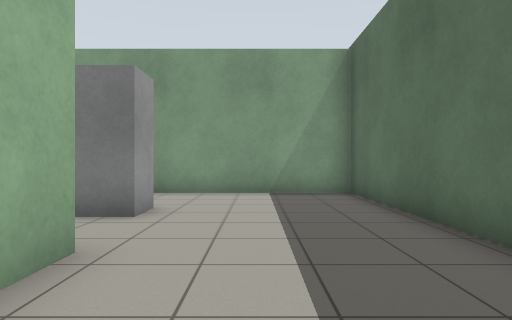
view 1 (above)

17 first-person views from a walk through a robot-simulator world made for Gazebo. The camera is 0.94 m above the floor, looks level and sees 75° across. The floor is counted in squares, 1 m on a side. Each view is taken from the middle of a square. On the plan, view 1 faces up. The plan holds only what a view shows up to about 12 squares ahead; the rest is blank.

view 2
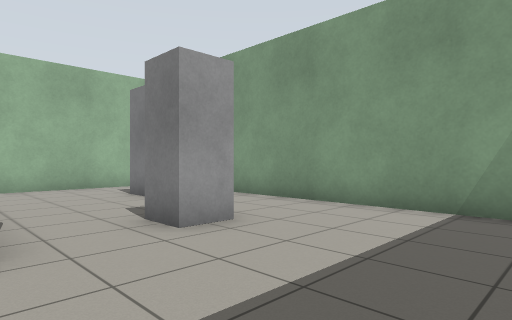

view 3
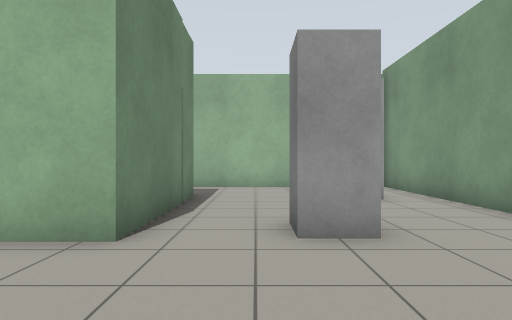

view 4
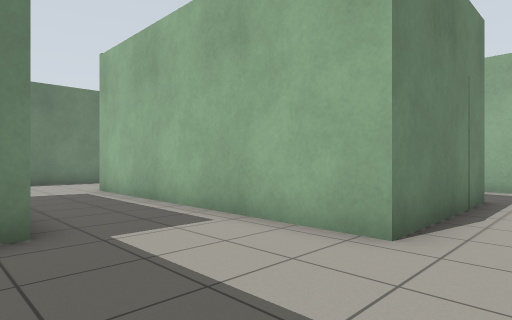

view 5
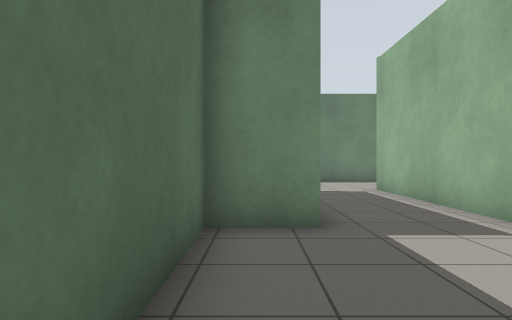

view 6
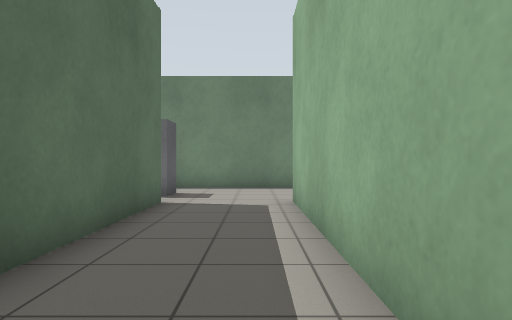

view 7
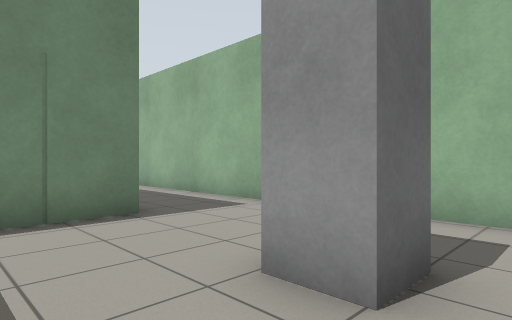

view 8
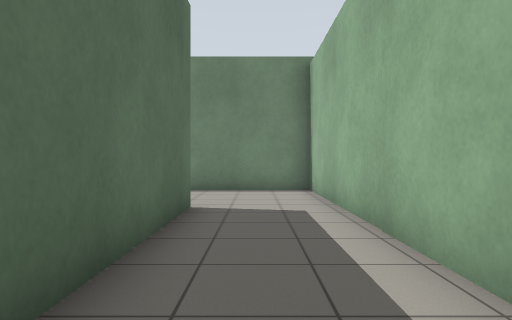

view 9
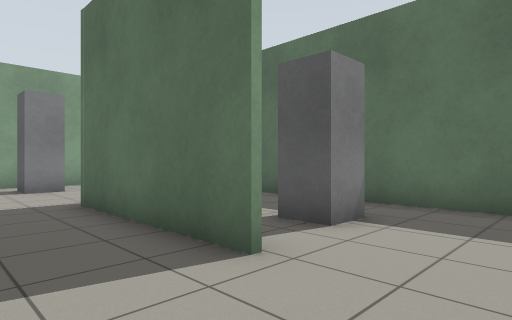

view 10
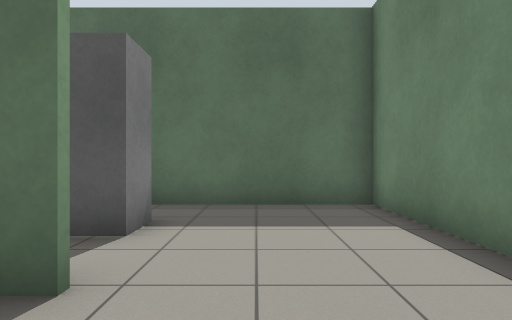

view 11
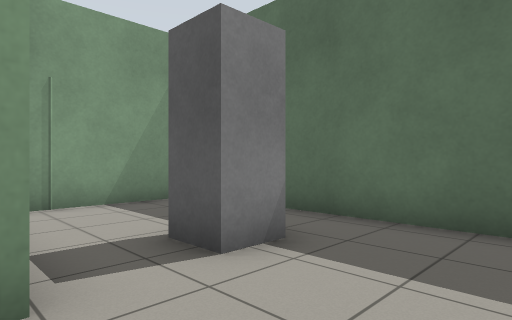

view 12
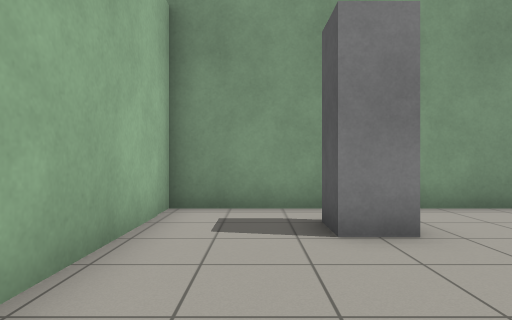

view 13
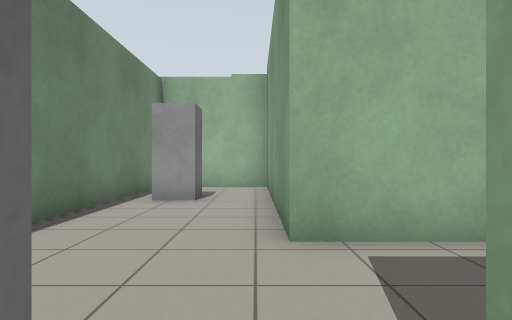

view 14
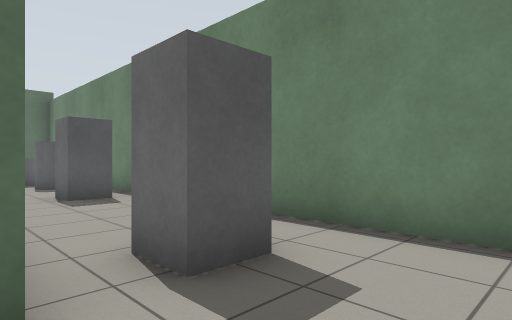

view 15
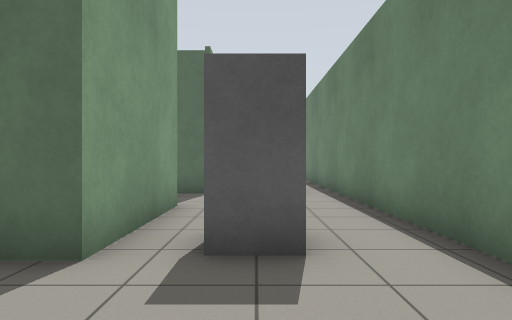

view 16
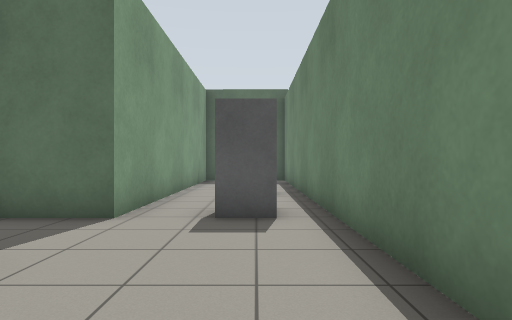

view 17
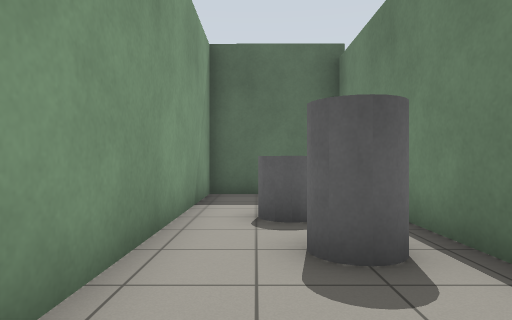

### Floor plan
Points are (right, up) in squares from view 1. A wall is a line through its corners. A room is listed if a view was taken in it or the views show most of it. See-through windows are left out.
Room 1 (views 1, 2, 3, 4, 5, 6, 7, 8, 12, 14)
walls: (1, 0.4) (2.7, 0.4) (2.7, 9.5) (-9.7, 9.5) (-9.7, -2.5); (-6.7, -1.8) (-6.7, 3.4) (-1.8, 3.4) (-1.8, -5.7); (1.1, -5.4) (1.1, -0.6)
ways out: opening at (-8.5, -1.5) to room 2; opening at (-0.5, -5.5) to room 3
objects: grey box (-7, 7) to (-6, 8); grey box (-3, 6) to (-2, 6)
Room 2 (views 9, 10, 11)
walls: (-2, 2.1) (-2, 2.8); (-2.8, 3.2) (-5.6, 3.2); (-9.7, -2.5) (-9.7, -5.5) (-2, -5.5) (-2, 0.3)
ways out: opening at (-8.5, -1.5) to room 1
objects: grey box (-5, -1) to (-4, -1)
Room 3 (views 13, 15, 16, 17)
walls: (4.9, -5.4) (1.1, -5.4); (-1.8, -5.7) (-9.7, -5.7) (-9.7, -7.9); (-8.6, -9.3) (13.9, -9.3); (17.3, -8.5) (17.3, -5.7) (7.4, -5.7)
ways out: opening at (-0.5, -5.5) to room 1; opening at (6, -5)
objects: grey box (-6, -8); grey box (2, -7); grey box (8, -8); grey cylinder (11, -8) to (12, -8); grey cylinder (13, -8) to (14, -7)

Positions as (right, up) in squares from view 1, and headings:
1: (0, 0), facing up
2: (2, 3), facing up-left
3: (2, 5), facing left
4: (2, 5), facing down-left
5: (2, 5), facing down
6: (-1, 2), facing down
7: (-4, 9), facing down-left
8: (-8, 5), facing down
9: (-9, -4), facing up-right
10: (-9, -3), facing right
11: (-7, -4), facing up-right
12: (-8, 3), facing up
13: (2, -6), facing left
14: (-1, -5), facing down-right
15: (-2, -7), facing right
16: (2, -8), facing right
17: (8, -7), facing right
